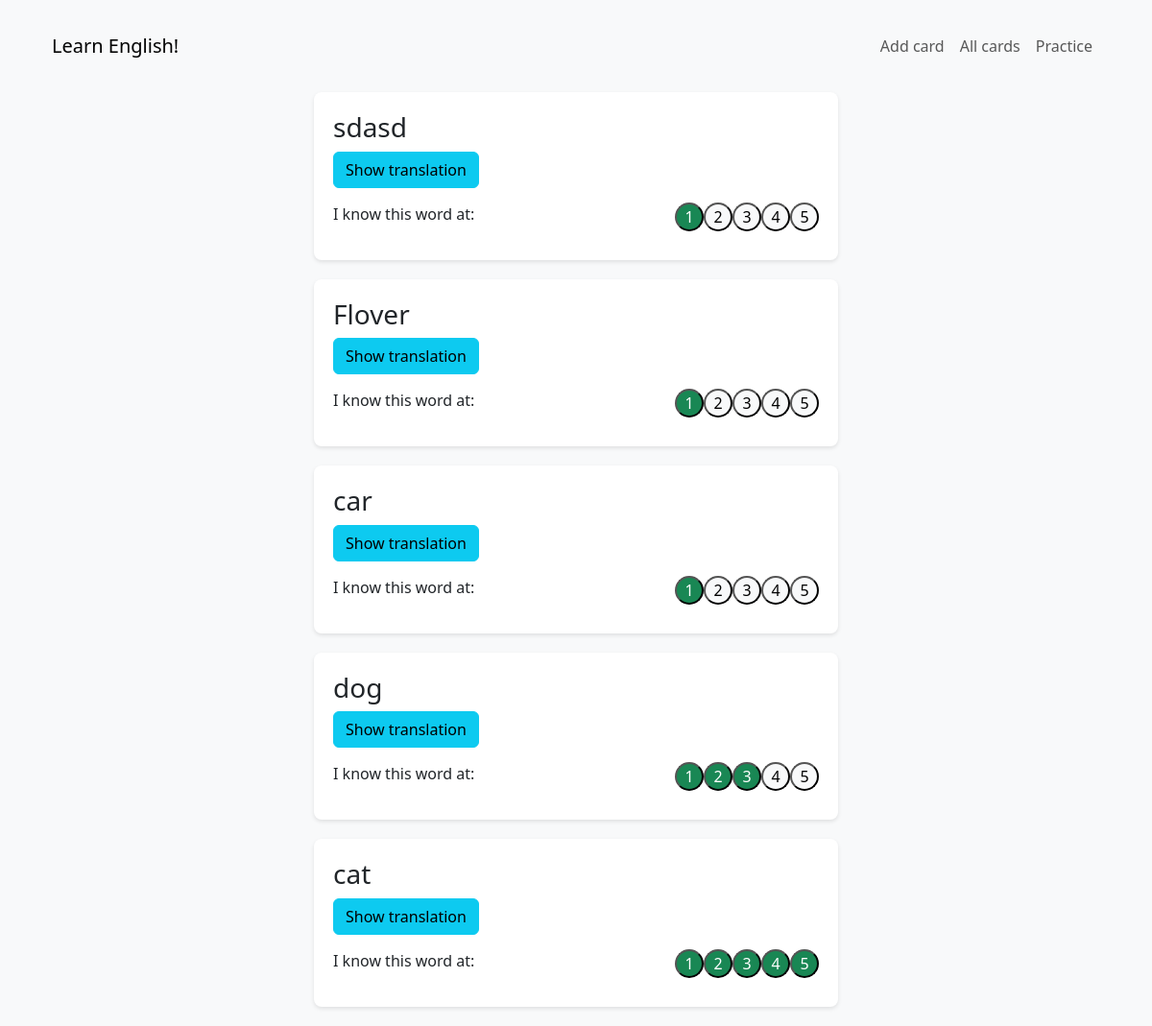
/practice/, run on the app's committed database.
### flashcards/models.py (models this page shows, shortened)
class Flashcard(models.Model):
    word = models.CharField(max_length=100, validators=[MinLengthValidator(2)])
    translation = models.CharField(max_length=100, validators=[MinLengthValidator(2)])
    example_usage = models.TextField(blank=True)
    created_at = models.DateTimeField(auto_now_add=True)
    last_reviewed = models.DateTimeField(null=True, blank=True)
    knowledge_level = models.IntegerField(default=0)

### flashcards/views.py (the view)
# urls.py: path('practice/', views.practice, name='practice'),
def practice(request):
    flashcards = Flashcard.objects.order_by('knowledge_level')[:5]
    if not flashcards:
        return redirect('add_flashcard')
    context = {
        'flashcards': flashcards,
    }
    return render(request, 'flashcards/practice.html', context)

### flashcards/templates/flashcards/practice.html (shortened to what this page needs)
{% extends 'flashcards/base.html' %}
{% block content %}
<div class="row">
    <div class="col-md-6 offset-md-3">
        {% for card in flashcards %}
        <div class="flashcard">
            <h3>{{ card.word }}</h3>
            <button class="btn btn-info show-translation">Show translation</button>
            <div class="knowledge-level">
                <p>I know this word at:</p>
                <form method="post" action="{% url 'update_knowledge' card.pk %}">
                    <div class="btn-group">
                        {% for i in "12345" %}
                        <button type="submit" name="knowledge_level" value="{{ i }}"
                                class="knowledge-level-btn
                                       {% if card.knowledge_level >= forloop.counter %}bg-success text-white{% else %}bg-light{% endif %}">
                            {{ i }}
                        </button>
                        {% endfor %}
                    </div>
                </form>
            </div>
        </div>
        {% endfor %}
    </div>
</div>
{% endblock %}

### flashcards/templates/flashcards/base.html (style rules this page uses)
body { padding-top: 20px; background-color: #f8f9fa; }
.flashcard { background-color: white; border-radius: 8px; box-shadow: 0 2px 4px rgba(0,0,0,0.1); padding: 20px; margin-bottom: 20px; }
.knowledge-level { display: flex; justify-content: space-between; margin-top: 15px; }
.knowledge-level-btn { width: 30px; height: 30px; border-radius: 50%; display: flex; align-items: center; justify-content: center; cursor: pointer; }

### data on the page
Flashcard: word "sdasd", i "1" "2" "3" "4" "5"
Flashcard: word "Flover", i "1" "2" "3" "4" "5"
Flashcard: word "car", i "1" "2" "3" "4" "5"
Flashcard: word "dog", i "1" "2" "3" "4" "5"
Flashcard: word "cat", i "1" "2" "3" "4" "5"
